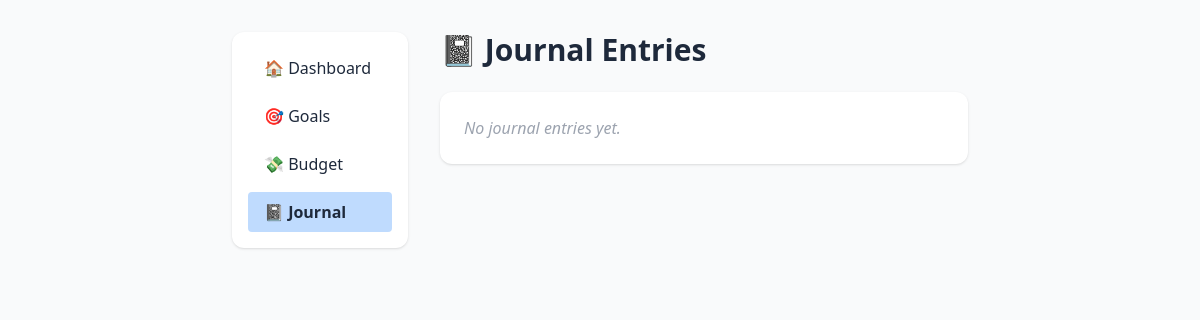
The app's page /view_entries, older data.
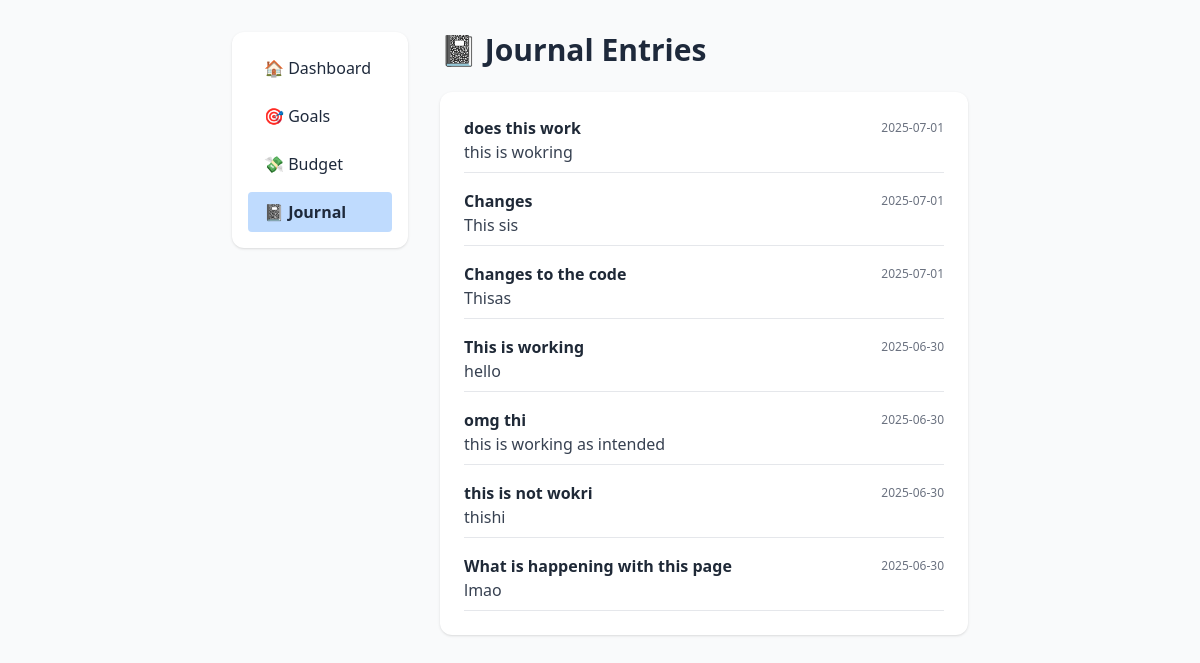
The same page, newer data.
### tables this page shows
CREATE TABLE journal (
            id INTEGER PRIMARY KEY AUTOINCREMENT,
            title TEXT NOT NULL,
            content TEXT NOT NULL,
            date TEXT NOT NULL,
            formatted_date TEXT GENERATED ALWAYS AS (
                strftime('%d %b %Y', date)
            ) STORED,
            created_at DATETIME DEFAULT CURRENT_TIMESTAMP
        );

### app.py (the view)
@app.route('/view_entries')
def view_entries():
    with sqlite3.connect('finance.db') as conn:
        cursor = conn.cursor()
        cursor.execute("""
            SELECT id, title, date, content, strftime('%d %b %Y', date) as formatted_date
            FROM journal
            ORDER BY date DESC
        """)
        entries = cursor.fetchall()
    return render_template('view_entries.html', entries=entries)

### templates/view_entries.html (shortened to what this page needs)
<!DOCTYPE html>
<html lang="en">
<head>
    <link rel="stylesheet" href="{{ url_for('static', filename='styles.css') }}">
    <script src="https://cdn.tailwindcss.com"></script>
</head>
<body class="bg-gray-50 min-h-screen font-sans">
    <div class="max-w-3xl mx-auto px-4 py-8">
        <div class="flex flex-col md:flex-row gap-8">
            <aside class="md:w-1/4 mb-8 md:mb-0">
                <nav class="bg-white rounded-xl shadow p-4 mb-6">
                    <ul class="space-y-2">
                        <li><a href="{{ url_for('home') }}" class="block py-2 px-4 rounded hover:bg-blue-100">🏠 Dashboard</a></li>
                        <li><a href="{{ url_for('view_goals') }}" class="block py-2 px-4 rounded hover:bg-blue-100">🎯 Goals</a></li>
                        <li><a href="{{ url_for('view_budget') }}" class="block py-2 px-4 rounded hover:bg-blue-100">💸 Budget</a></li>
                        <li><a href="{{ url_for('view_journal') }}" class="block py-2 px-4 rounded bg-blue-200 font-bold">📓 Journal</a></li>
                    </ul>
                </nav>
            </aside>
            <main class="md:w-3/4">
                <h1 class="text-3xl font-extrabold mb-6 flex items-center gap-2">📓 Journal Entries</h1>
                <div class="bg-white rounded-xl shadow p-6">
                    {% if entries %}
                        <div class="space-y-4">
                            {% for entry in entries %}
                            <div class="border-b pb-2 mb-2">
                                <div class="flex items-center justify-between">
                                    <span class="font-semibold text-gray-800">{{ entry[1] }}</span>
                                    <span class="text-xs text-gray-500">{{ entry[4] if entry[4] else entry[2] }}</span>
                                </div>
                                <p class="text-gray-700 whitespace-pre-line">{{ entry[3] }}</p>
                            </div>
                            {% endfor %}
                        </div>
                    {% else %}
                        <div class="text-gray-400 italic">No journal entries yet.</div>
                    {% endif %}
                </div>
            </main>
        </div>
    </div>
</body>
</html>

Row changes from the older to the newer data that the page shows:
added journal: title "does this work", date "2025-07-01", content "this is wokring"
added journal: title "Changes", date "2025-07-01", content "This sis"
added journal: title "Changes to the code", date "2025-07-01", content "Thisas"
added journal: title "This is working", date "2025-06-30", content "hello"
added journal: title "omg thi", date "2025-06-30", content "this is working as intended"
added journal: title "this is not wokri", date "2025-06-30", content "thishi"
added journal: title "What is happening with this page", date "2025-06-30", content "lmao"
Text that changed along with them:
text no longer shown: "No journal entries yet."
